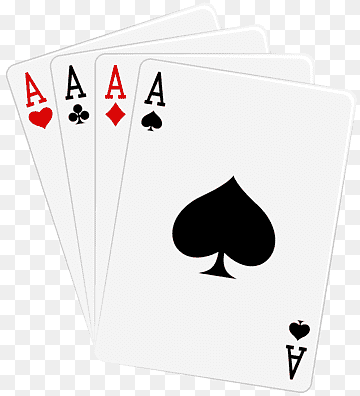
#> input picture Basics/Resources/card.png, 360 x 396 px, found by its file name
$ python fixedJoinImg.py
#> lines starting #> are read from the running program, lines starting #| are printed output that depends on the picture
import cv2
import numpy as np

# Function to stack images dynamically
def stackImages(scale, imgArray):
    rows = len(imgArray)
    cols = len(imgArray[0])
    rowsAvailable = isinstance(imgArray[0], list)

    # Get reference width & height from first image
    width = imgArray[0][0].shape[1]
    height = imgArray[0][0].shape[0]

    if rowsAvailable:
        for x in range(rows):
            for y in range(cols):
                if imgArray[x][y].shape[:2] == (height, width):
                    imgArray[x][y] = cv2.resize(imgArray[x][y], (0, 0), None, scale, scale)
                else:
                    imgArray[x][y] = cv2.resize(imgArray[x][y], (width, height), None, scale, scale)

                # Convert grayscale to BGR for uniform stacking
                if len(imgArray[x][y].shape) == 2:
                    imgArray[x][y] = cv2.cvtColor(imgArray[x][y], cv2.COLOR_GRAY2BGR)

        hor = [np.hstack(imgArray[x]) for x in range(rows)]
        ver = np.vstack(hor)
    else:
        for x in range(rows):
            imgArray[x] = cv2.resize(imgArray[x], (width, height), None, scale, scale)
            if len(imgArray[x].shape) == 2:
                imgArray[x] = cv2.cvtColor(imgArray[x], cv2.COLOR_GRAY2BGR)
        ver = np.hstack(imgArray)

    return ver

img = cv2.imread("Resources/card.png")
#> img is the input picture: shape (396, 360, 3); mean B, G, R 229.3, 229.3, 230.9

# Convert to Grayscale
grayImg = cv2.cvtColor(img, cv2.COLOR_BGR2GRAY)

stackedImg = stackImages(0.5, [[img, img, grayImg], [img, img, img]])
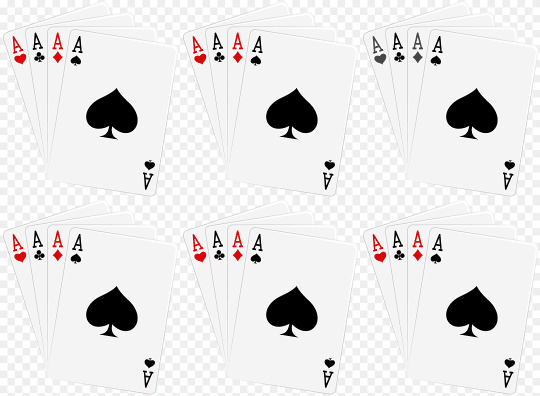
#> stackedImg: shape (396, 540, 3); mean B, G, R 229.4, 229.4, 230.7

cv2.imshow("Stacked Images", stackedImg)
cv2.waitKey(0)
